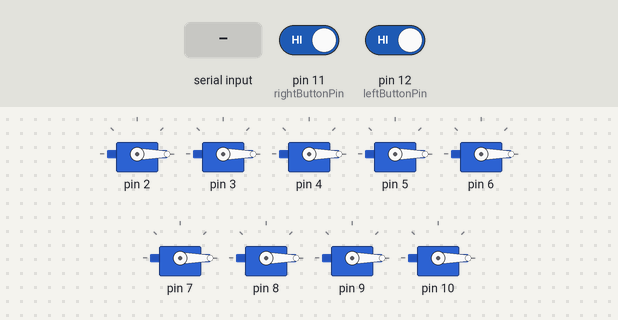
Simulated run of this sketch. Board: Arduino Uno, built with avr-gcc and run on an emulated ATmega328P. On the bench: 9 × servo. The test bench sets the inputs (shaded band); at power-on: pin 11 (rightButtonPin) HIGH, pin 12 (leftButtonPin) HIGH. What the sketch prints to the serial monitor is not drawn.

Above: at 1.2 s.
1.3 s: "2\n" received over Serial
At 2.7 s:
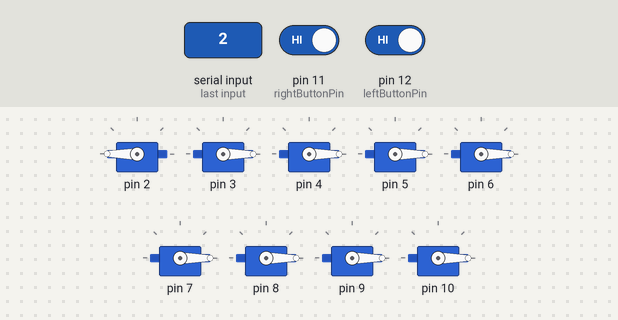
4.3 s: "5\n" received over Serial
At 6.9 s:
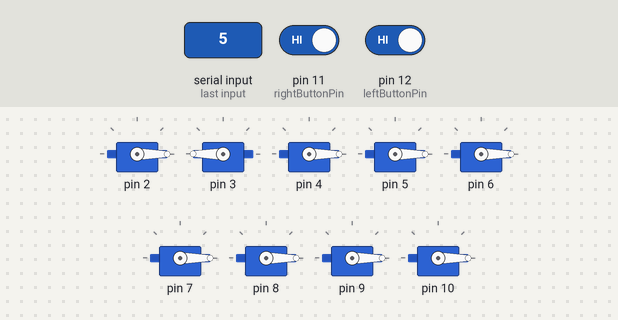
10.3 s: pin 11 (rightButtonPin) driven LOW and pin 12 (leftButtonPin) driven LOW
At 11.6 s:
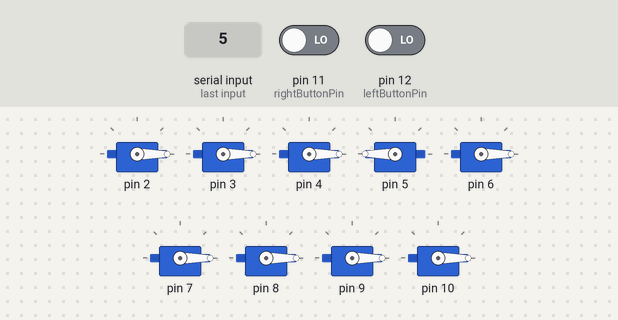
Timing chart, 0 to 13.8 s (numbered marks = the images above; inputs shaded):
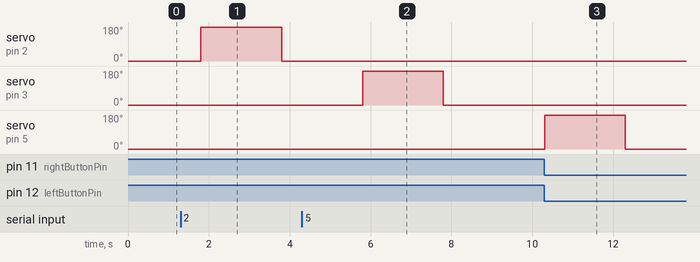

Measured:
- after the input at 1.3 s, servo on pin 2: 0° → 180° after 0.50 s, → 0° 2.0 s later

The sketch:

JOE_arduino.ino
```cpp
#include <Servo.h>

// Buttons
const int leftButtonPin = 12;
const int rightButtonPin = 11;

int leftButtonState = 0;
int rightButtonState = 0;

int leftLastButtonState = 0;
int rightLastButtonState = 0;

unsigned long leftLastDebounceTime = 0;
unsigned long rightLastDebounceTime = 0;
unsigned long debounceDelay = 50;


// Servos
Servo servos[9];
int noOfServos = 9;

void setup() {
  Serial.begin(9600);

  // initialize the pushbutton pin as an input:
  pinMode(leftButtonPin, INPUT_PULLUP);
  pinMode(rightButtonPin, INPUT_PULLUP);

  // Attach servos to pin 2-11
  for(int i = 0; i < noOfServos; i++) {
    servos[i].write(0);
    servos[i].attach(i+2);
  }

}

void loop() {

  // Get info from Joe
  if (Serial.available() > 0) {
    String readInput = Serial.readStringUntil('\n');
    int input = readInput.toInt();

    // Test that input is within servo range
    if(input < 1 || input > 9) return;

    delay(500);
    servos[input-2].write(180);
    delay(2000);
    servos[input-2].write(0);
    delay(2000);

    // Drink 2, 4, 5 need milk
    switch (input) {
      case 2:
        //Serial.println("C");
        servos[1].write(180);
        delay(2000);
        servos[1].write(0);
        delay(2000);
        break;
    }
  }

  // SEND INFO
  int leftButtonReading = digitalRead(leftButtonPin);
  int rightButtonReading= digitalRead(rightButtonPin);

  // If the switch changed, due to noise or pressing, reset the debouncing timer
  if (leftButtonReading != leftLastButtonState) {
    leftLastDebounceTime = millis();
  }

  if (rightButtonReading != rightLastButtonState) {
    rightLastDebounceTime = millis();
  }


  // Whatever the reading is at, it's been there for longer than the debounce delay, so take it as the actual current state
  if ((millis() - leftLastDebounceTime) > debounceDelay) {
    // If the button state has changed:
    if (leftButtonReading != leftButtonState) {
      leftButtonState = leftButtonReading;

      // only toggle the LED if the new button state is LOW
      if(leftButtonState == LOW) {
        Serial.println("L");
      }
    }
  }

  if ((millis() - rightLastDebounceTime) > debounceDelay) {
    if (rightButtonReading != rightButtonState) {
      rightButtonState = rightButtonReading;

      if(rightButtonState == LOW) {
        Serial.println("R");
      }
    }
  }

  // Save the reading.
  leftLastButtonState = leftButtonReading;
  rightLastButtonState = rightButtonReading;


}
```
